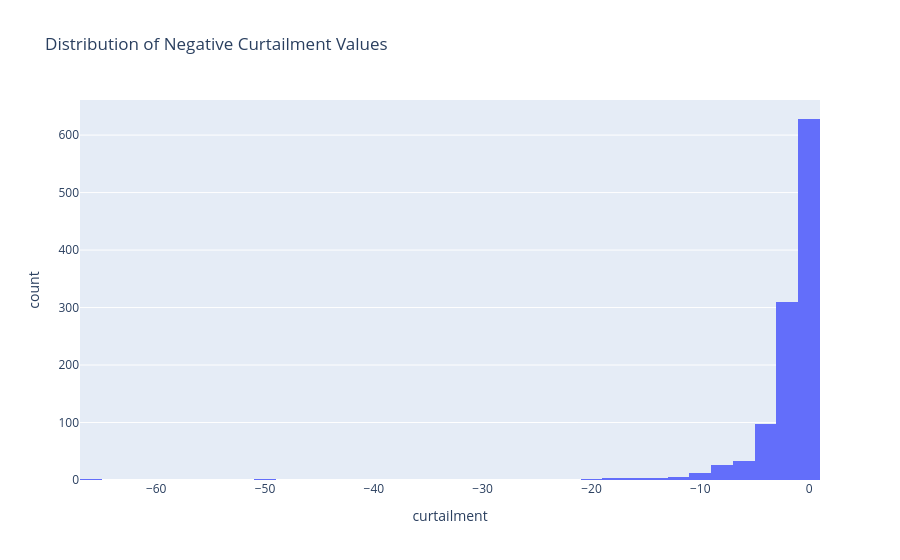

Notebook code for this chart:
### Code cell
negative_curtailment = df[df["curtailment"] < 0]

print("Negative values:", len(negative_curtailment))
print(negative_curtailment["curtailment"].describe())
print(negative_curtailment["curtailment"].sort_values().head(20))

fig = px.histogram(
    df[df["curtailment"] < 0],
    x="curtailment",
    nbins=50,
    title="Distribution of Negative Curtailment Values"
)

fig.show()

### Figure 1 — Plotly figure (JSON) as saved in the notebook; plotly's stock layout.template omitted (floating-point values rounded to 4 significant figures; data arrays with more than 128 entries replaced by an {"elided": "..."} marker saying what was removed)
{"data": [{"bingroup": "x", "hovertemplate": "curtailment=%{x}<br>count=%{y}<extra></extra>", "legendgroup": "", "marker": {"color": "#636efa", "pattern": {"shape": ""}}, "name": "", "nbinsx": 50, "orientation": "v", "showlegend": false, "type": "histogram", "x": {"elided": "1128 float values"}, "xaxis": "x", "yaxis": "y"}], "layout": {"barmode": "relative", "legend": {"tracegroupgap": 0}, "title": {"text": "Distribution of Negative Curtailment Values"}, "xaxis": {"anchor": "y", "domain": [0, 1], "title": {"text": "curtailment"}}, "yaxis": {"anchor": "x", "domain": [0, 1], "title": {"text": "count"}}}}
